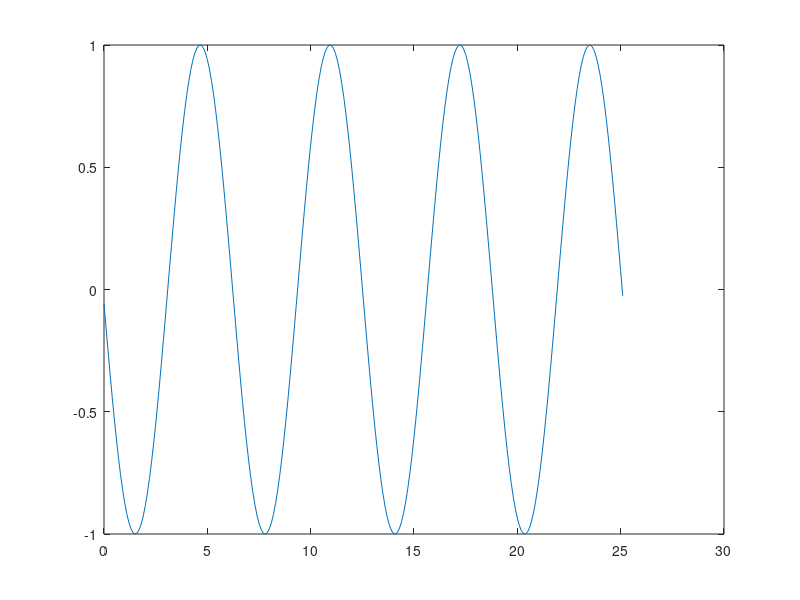

Write MATLAB code to recreate this figure. (Note: this script raises an error after producing the figure.)
x = 0 : 0.1 : 8*pi

phi = 0.0; plot(x, sin(x + phi));
mov(1) = getframe;

phi = 0.2; plot(x, sin(x + phi));
mov(2) = getframe;

phi = 0.4; plot(x, sin(x + phi));
mov(3) = getframe;

phi = 0.6; plot(x, sin(x + phi));
mov(4) = getframe;

phi = 0.8; plot(x, sin(x + phi));
mov(5) = getframe;

phi = 0.10; plot(x, sin(x + phi));
mov(6) = getframe;

phi = 0.12; plot(x, sin(x + phi));
mov(7) = getframe;

phi = 0.14; plot(x, sin(x + phi));
mov(8) = getframe;

phi = 0.16; plot(x, sin(x + phi));
mov(9) = getframe;

phi = 0.18; plot(x, sin(x + phi));
mov(10) = getframe;

phi = 3.2; plot(x, sin(x + phi));
mov(17) = getframe;

movie(mov, 30, 10);
movie2avi(mov, 'C:\sin_animation.avi');